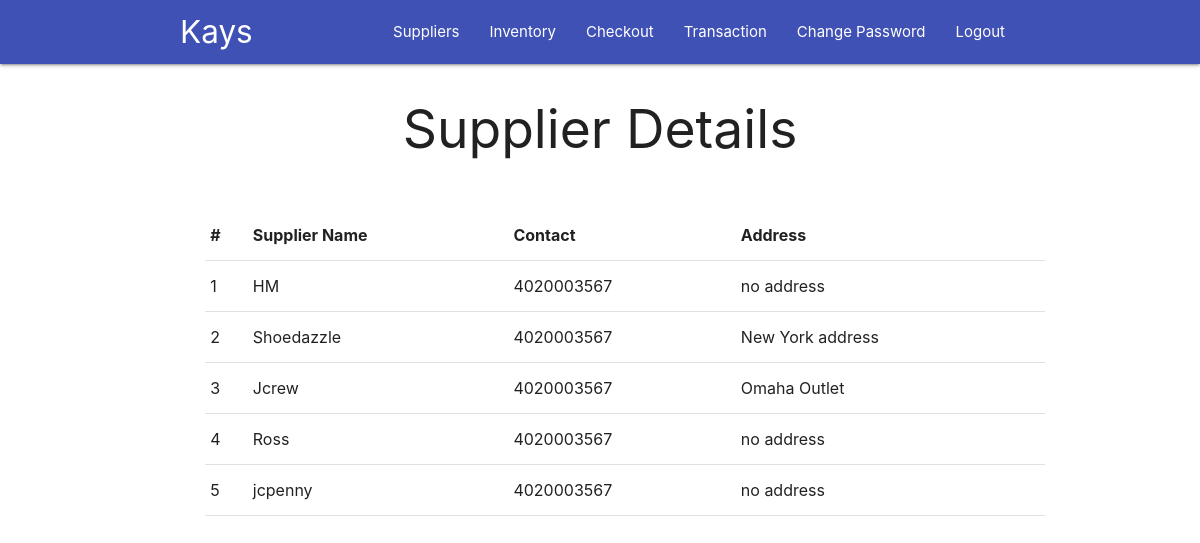
Screenshot of / (signed in) with the database file from the repository.
### invent/models.py (models this page shows, shortened)
class Supplier(models.Model):
    sname = models.CharField(max_length=255, unique=True)
    contact = models.CharField(max_length=255)
    address = models.TextField(max_length=255)

### invent/views.py (the view)
# urls.py: path('', views.index, name='home'),
@login_required
def index(request):
    suppliers = Supplier.objects.all()
    context = {
        'suppliers': suppliers,
    }
    return render(request, 'ims/index.html', context)

### invent/templates/ims/index.html (shortened to what this page needs)
{% extends 'ims/base.html' %}
{% block body %}
{% if user.is_authenticated %}
{% if suppliers %}
{% include 'ims/supplier.html' %}
{% endif %}
{% endif %}
{% endblock body %}

### invent/templates/ims/supplier.html
<main>
	<div class="container">
		<center>
			<h2>Supplier Details</h2>
		</center>
		<div class="section"></div>
		<table class="responsive-table highlight" style="margin-left: 3%;">
			<thead>
				<tr>
					<th>#</th>
					<th>Supplier Name</th>
					<th>Contact</th>
					<th>Address</th>
				</tr>
			</thead>
			<tbody>
				{% for i in suppliers %}
					<tr>
						<td>{{i.id}}</td>
						<td>{{i.sname}}</td>
						<td>{{i.contact}}</td>
						<td>{{i.address}}</td>
					</tr>
				{% endfor %}
			</tbody>
		</table>
	</div>
</main>

### rows the page displays
Supplier: id "1", sname "HM", contact "4020003567", address "no address"
Supplier: id "2", sname "Shoedazzle", contact "4020003567", address "New York address"
Supplier: id "3", sname "Jcrew", contact "4020003567", address "Omaha Outlet"
Supplier: id "4", sname "Ross", contact "4020003567", address "no address"
Supplier: id "5", sname "jcpenny", contact "4020003567", address "no address"
